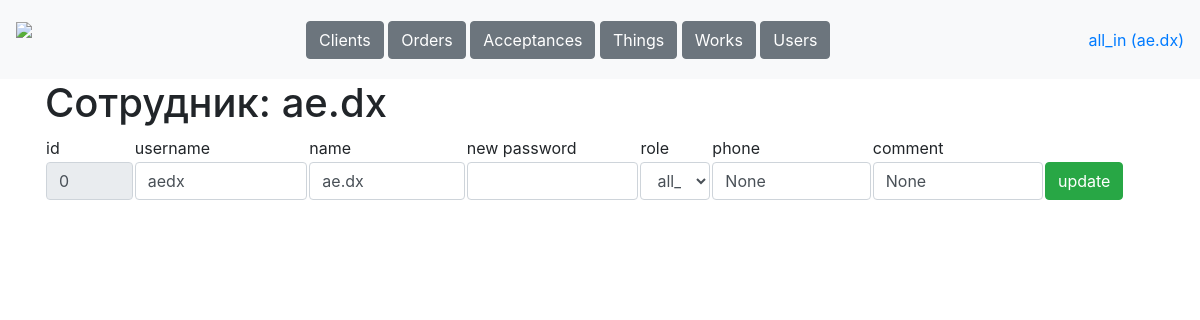
The app's page /tables/users/0 (signed in), older data.
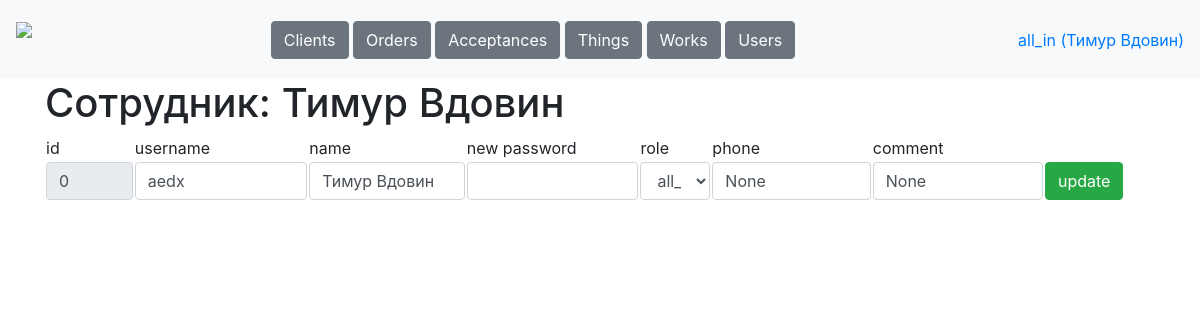
The same page, newer data.
### data/tables.py (models this page shows, shortened)
class Worker(db_session.SqlAlchemyBase, SerializerMixin):
    __tablename__ = 'workers'
    id = Column(sqlalchemy.Integer, primary_key=True, autoincrement=True)
    username = Column(sqlalchemy.String, nullable=True)
    name = Column(sqlalchemy.String, nullable=True)
    password = Column(sqlalchemy.String, nullable=True)
    role = Column(sqlalchemy.String, nullable=True)
    phone = Column(sqlalchemy.String, nullable=True)
    comment = Column(sqlalchemy.String, nullable=True)
    works = orm.relationship('Work', back_populates='worker')
    acceptances = orm.relationship('Acceptance', back_populates='worker')

### main.py (the view)
@app.route('/tables/users/<int:user_id>', methods=['GET', 'POST'])
def user(user_id):
    username = request.cookies.get('user')
    if not username:
        return redirect('/login')
    user = stuff.get_user(username)
    if request.method == 'GET':
        return render_template('user.html', user=user,
                               this_user=stuff.get_entry('workers', user_id))
    elif request.method == 'POST':
        stuff.update_entry('workers', request.form)
        return redirect(f'/tables/users/{user_id}')

### data/db_session.py (called while the page is built)
def create_session() -> Session:
    global __factory
    return __factory()

### stuff.py (called while the page is built)
def get_user(username):
    db_sess = db_session.create_session()
    worker = db_sess.query(Worker).filter(Worker.username == username).first()
    db_sess.close()
    return worker

def get_entry(table, id):
    db_sess = db_session.create_session()
    if table == 'clients':
        return db_sess.query(Client).filter(Client.id == id).first()
    elif table == 'orders':
        return db_sess.query(Order).get(id)
    elif table == 'acceptances':
        return db_sess.query(Acceptance).filter(Acceptance.id == id).first()
    elif table == 'things':
        return db_sess.query(Thing).filter(Thing.id == id).first()
    elif table == 'works':
        return db_sess.query(Work).filter(Work.id == id).first()
    elif table == 'workers':
        return db_sess.query(Worker).filter(Worker.id == id).first()
    db_sess.close()

### templates/user.html (shortened to what this page needs)
{% extends "base.html"%}
{% block content %}
<h1>Сотрудник: {{this_user.name}}</h1>
<form method="post">
<table>
    <tr>
        <td width="8%">id</td>
        <td>username</td>
        <td>name</td>
        <td>new password</td>
        <td>role</td>
        <td>phone</td>
        <td>comment</td>
    </tr>
    <tr>
        <td width="8%"><input class="form-control" value="{{this_user.id}}" name="id" readonly></td>
        <td><input class="form-control" value="{{this_user.username}}" name="username"></td>
        <td><input class="form-control" value="{{this_user.name}}" name="name"></td>
        <td><input class="form-control" name="new_password"></td>
        <td><select class="form-control" name="role">
            {% for role in ['manager', 'courier', 'worker', 'all_in'] %}
            {% if role == this_user.role %}
            <option selected>{{role}}</option>
            {% else %}
            <option>{{role}}</option>
            {% endif %}
            {% endfor %}
        </select></td>
        <td><input class="form-control" value="{{this_user.phone}}" name="phone"></td>
        <td><input class="form-control" value="{{this_user.comment}}" name="comment"></td>
        <td width="10%"><button type="submit" class="btn btn-success">update</button></td>
    </tr>
</table>
</form><br>
{% endblock %}

### templates/base.html (shortened to what this page needs)
<!doctype html>
<html>
<head>
    <link rel="stylesheet"
          href="https://stackpath.bootstrapcdn.com/bootstrap/4.4.1/css/bootstrap.min.css"
>
    <link rel="stylesheet" href="static/css/style.css" />
</head>
<body>
<header>
    <nav class="navbar navbar-light bg-light">
        <a class="navbar-brand" style="height: 63px;" href="/dashboard"><img height="63px" src="/static/icons/logo.png"></a>
        <div>
            {% if user.role == "manager" %}
                <a class="btn btn-secondary" href="/tables/clients" role="button">Clients</a>
                <a class="btn btn-secondary" href="/tables/orders" role="button">Orders</a>
            {% elif user.role == "worker" %}
                <a class="btn btn-secondary" href="/tables/acceptances" role="button">Acceptances</a>
                <a class="btn btn-secondary" href="/tables/works" role="button">Works</a>
            {% else %}
                <a class="btn btn-secondary" href="/tables/clients" role="button">Clients</a>
                <a class="btn btn-secondary" href="/tables/orders" role="button">Orders</a>
                <a class="btn btn-secondary" href="/tables/acceptances" role="button">Acceptances</a>
                <a class="btn btn-secondary" href="/tables/things" role="button">Things</a>
                <a class="btn btn-secondary" href="/tables/works" role="button">Works</a>
                <a class="btn btn-secondary" href="/tables/users" role="button">Users</a>
            {% endif %}
        </div>
        <a href="/login">{{user.role}} ({{user.name}})</a>
    </nav>
</header>
<main role="main" class="container">
    {% block content %}{% endblock %}
</main>
</body>
</html>

Row changes from the older to the newer data that the page shows:
changed Worker "all_in": name "ae.dx" → "Тимур Вдовин"
